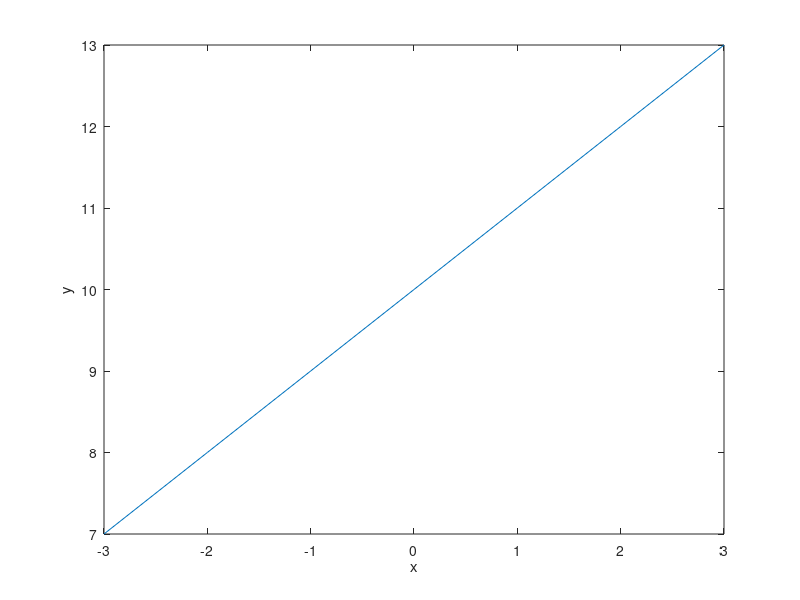

MATLAB code for this plot:
% Octave Script
% Title			:Funcion constante
% Description		:Script para graficar una funcion de la forma f(x)=a   
% Author		:Yessenia Correa Arvizu (YessiArvizu)
% Date			:20210401
% Sesion		:1
% Usage			:octave> /path/f_constante

 % y=((10+(x)))
% si se graficá su comportamiento es lineal
% ^
% y |
% |   
% | ____________
% | 
% | _____________>x
%

% limpiar variables
 clear
% Ejemplo f (x) = a
% Rango de -3..3 en i = 0.1
 x = [-3: 1 :3]; 
% Valor de la función 
 y=((10+(x)))
% Dibujar x, y
 plot(x , y);
% Titulo ("f (x)=y=((10+(x)))
 
% Etiqueta para x
 xlabel ( "x");
% Etiqueta para y
ylabel ("y");